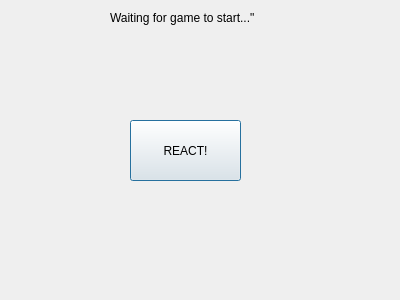
<?xml version="1.0" encoding="UTF-8"?>
<ui version="4.0">
 <class>reactiongame</class>
 <widget class="QDialog" name="reactiongame">
  <property name="geometry">
   <rect>
    <x>0</x>
    <y>0</y>
    <width>400</width>
    <height>300</height>
   </rect>
  </property>
  <property name="windowTitle">
   <string>Dialog</string>
  </property>
  <widget class="QLabel" name="statusLabel">
   <property name="geometry">
    <rect>
     <x>110</x>
     <y>10</y>
     <width>181</width>
     <height>16</height>
    </rect>
   </property>
   <property name="text">
    <string>Waiting for game to start...&quot;</string>
   </property>
  </widget>
  <widget class="QPushButton" name="reactButton">
   <property name="geometry">
    <rect>
     <x>130</x>
     <y>120</y>
     <width>111</width>
     <height>61</height>
    </rect>
   </property>
   <property name="text">
    <string>REACT!</string>
   </property>
  </widget>
 </widget>
 <resources/>
 <connections/>
</ui>
